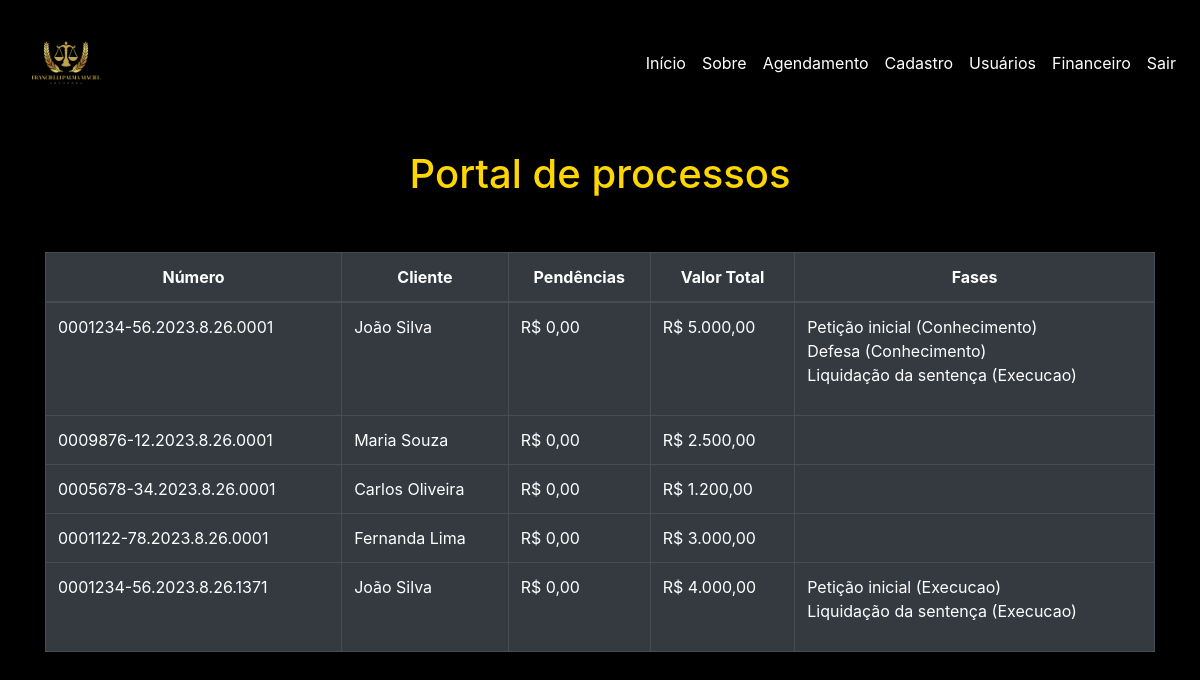
Page /Site/cliente.php (signed in) on the committed database.
### tables this page shows
CREATE TABLE IF NOT EXISTS processos (
    processo_id INT AUTO_INCREMENT PRIMARY KEY,
    numero_processo VARCHAR(50) UNIQUE NOT NULL,
    cliente_id INT NOT NULL,
    valor_total DECIMAL(10, 2) DEFAULT 0.00,
    valor_pago DECIMAL(10, 2) DEFAULT 0.00,
    valor_a_pagar DECIMAL(10, 2) DEFAULT 0.00,
    pendencias DECIMAL(10, 2) DEFAULT 0.00,
    FOREIGN KEY (cliente_id) REFERENCES clientes(cliente_id)
);

CREATE TABLE IF NOT EXISTS clientes (
    cliente_id INT AUTO_INCREMENT PRIMARY KEY,
    nome VARCHAR(255) NOT NULL,
    cpf VARCHAR(14) NOT NULL,
    telefone VARCHAR(20) DEFAULT NULL,
    email VARCHAR(50) NOT NULL,
    endereco VARCHAR(255) DEFAULT NULL,
    estado_civil ENUM('Solteiro','Casado','Divorciado','Viúvo','União Estável') DEFAULT 'Solteiro',
    data_cadastro DATE DEFAULT CURDATE(),
    UNIQUE KEY (cpf)
);

CREATE TABLE IF NOT EXISTS fasesprocesso (
    fase_id INT AUTO_INCREMENT PRIMARY KEY,
    processo_id INT NOT NULL,
    tipo_fase ENUM('Conhecimento', 'Execucao') NOT NULL,
    etapa VARCHAR(255) NOT NULL,
    data_conclusao DATE DEFAULT NULL,
    FOREIGN KEY (processo_id) REFERENCES processos(processo_id)
);

### PHP/processos.php (called while the page is built, shortened)
<?php
require_once __DIR__ . '\classes\Processo.php';
require_once __DIR__ . '\classes\FaseProcesso.php';
$usuario = $_SESSION['usuario'] ?? null;
$processoObj = new Processo();
$faseObj = new FaseProcesso();
if ($usuario) {
    if (in_array($usuario['tipo'], ['Administrador', 'Advogado'])) {
        $processos = $processoObj->listarTodos();
    } elseif ($usuario['tipo'] === 'Cliente') {
        $processos = $processoObj->buscarPorCliente((int)$usuario['id']);
    }
}
?>

### PHP/classes/DB.php (called while the page is built, shortened)
<?php
class Database {
    private function conectar(): void {
        try {
            $this->conexao = new PDO(
                "mysql:host={$this->host};dbname={$this->dbname}",
                $this->usuario_db,
                $this->senha_db
            );
        } catch (PDOException $e) {
            die("Erro de conexão: " . $e->getMessage());
        }
    }
}

### PHP/classes/Processo.php (called while the page is built, shortened)
<?php
require_once __DIR__ . '\DB.php';
class Processo extends Database {
    private string $tabela = 'processos';
    public function listarTodos(): array {
        $sql = "SELECT p.*, c.nome
                FROM {$this->tabela} p
                JOIN clientes c ON p.cliente_id = c.cliente_id";
        $stmt = $this->conexao->query($sql);
        return $stmt->fetchAll(PDO::FETCH_ASSOC);
    }
}

### PHP/classes/FaseProcesso.php (called while the page is built, shortened)
<?php
require_once __DIR__ . '\DB.php';
class FaseProcesso extends Database {
    private string $tabela = 'fasesprocesso';
    public function listarPorProcesso(int $processoId): array {
        $sql = "SELECT * FROM {$this->tabela} WHERE processo_id = :processo_id";
        $stmt = $this->conexao->prepare($sql);
        $stmt->bindParam(':processo_id', $processoId, PDO::PARAM_INT);
        $stmt->execute();
        return $stmt->fetchAll(PDO::FETCH_ASSOC);
    }
}

### Site/cliente.php (the view, shortened to what this page needs)
<?php
require_once __DIR__ . ('PHP\processos.php');
?>
<!DOCTYPE html>
<html lang="pt-BR">
<head>
  <link rel="stylesheet" href="styles.css">
  <link rel="stylesheet"
        href="https://cdn.jsdelivr.net/npm/bootstrap@4.3.1/dist/css/bootstrap.min.css"
>
</head>
<body>
  <nav class="navbar navbar-expand-lg bg-black-gold">
    <a class="navbar-brand" href="#">
      <img src="img/Logo.png" alt="Logo" class="logo">
    </a>
    <div class="collapse navbar-collapse" id="navbarNav">
      <ul class="navbar-nav ml-auto">
        <li class="nav-item active"><a href="index.php" class="nav-link text-white hover:text-gold">Início</a></li>
        <li class="nav-item"><a href="sobre.html" class="nav-link text-white hover:text-gold">Sobre</a></li>
         <?php if (in_array($usuario['tipo'], ['Administrador', 'Advogado'])): ?>
      <li class="nav-item"><a href="agendamento.php" class="nav-link text-white hover:text-gold">Agendamento</a></li>
      <li class="nav-item"><a href="cadastro.php" class="nav-link text-white hover:text-gold">Cadastro</a></li>
      <li class="nav-item"><a href="usuario.php" class="nav-link text-white hover:text-gold">Usuários</a></li>
        <?php endif; ?>
        <li class="nav-item"><a href="financeiro.php" class="nav-link text-white hover:text-gold">Financeiro</a></li>
        <li class="nav-item"><a href="PHP\logout.php" class="nav-link text-white hover:text-gold">Sair</a></li>
      </ul>
    </div>
  </nav>
   <?php if(in_array($usuario['tipo'], ['Administrador', 'Advogado'])) : ?>
     <div class="text-center my-4">
    <h1>Portal de processos</h1>
  </div>
  <?php endif ; ?>
  <main class="container">
  <?php if (in_array($usuario['tipo'], ['Administrador', 'Advogado'])): ?>
    <table class="table table-bordered table-dark table-hover">
      <thead>
        <tr class="text-center">
          <th>Número</th>
          <th>Cliente</th>
          <th>Pendências</th>
          <th>Valor Total</th>
          <th>Fases</th>
        </tr>
      </thead>
      <tbody>
        <?php foreach ($processos as $proc): ?>
          <tr>
            <td><?= htmlspecialchars($proc['numero_processo']) ?></td>
            <td><?= htmlspecialchars($proc['nome']) ?></td>
            <td>R$ <?= number_format($proc['pendencias'], 2, ',', '.') ?></td>
            <td>R$ <?= number_format($proc['valor_total'], 2, ',', '.') ?></td>
            <td>
              <ul>
                <?php foreach ($faseObj->listarPorProcesso((int)$proc['processo_id']) as $fase): ?>
                  <li><?= $fase['etapa'] ?> (<?= $fase['tipo_fase'] ?><?= $fase['data_conclusao'] ? ' - ' . $fase['data_conclusao'] : '' ?>)</li>
                <?php endforeach; ?>
              </ul>
            </td>
          </tr>
        <?php endforeach; ?>
      </tbody>
    </table>
<?php endif; ?>
</main>
</body>
</html>

### Site/cliente.php (style rules this page uses)
body { font-family: 'Inter', sans-serif; background-color: #000; color: #fff; }
.logo { width: 100px; height: auto; }
main { padding: 30px; }
h1, h2 { color: #FFD700; }
a { color: #FFD700; text-decoration: none; }
ul { list-style: none; padding: 0; }

### rows in the picture
processos: numero_processo "0001234-56.2023.8.26.0001", cliente.nome "João Silva", pendencias "0,00", valor_total "5.000,00"
fasesprocesso: etapa "Petição inicial", tipo_fase "Conhecimento"
fasesprocesso: etapa "Defesa", tipo_fase "Conhecimento"
fasesprocesso: etapa "Liquidação da sentença", tipo_fase "Execucao"
processos: numero_processo "0009876-12.2023.8.26.0001", cliente.nome "Maria Souza", pendencias "0,00", valor_total "2.500,00"
processos: numero_processo "0005678-34.2023.8.26.0001", cliente.nome "Carlos Oliveira", pendencias "0,00", valor_total "1.200,00"
processos: numero_processo "0001122-78.2023.8.26.0001", cliente.nome "Fernanda Lima", pendencias "0,00", valor_total "3.000,00"
processos: numero_processo "0001234-56.2023.8.26.1371", cliente.nome "João Silva", pendencias "0,00", valor_total "4.000,00"
fasesprocesso: etapa "Petição inicial", tipo_fase "Execucao"
fasesprocesso: etapa "Liquidação da sentença", tipo_fase "Execucao"
